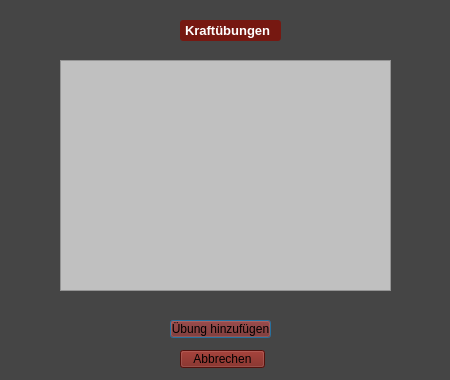
<?xml version="1.0" encoding="UTF-8"?>
<ui version="4.0">
 <class>Uebungsliste</class>
 <widget class="QDialog" name="Uebungsliste">
  <property name="geometry">
   <rect>
    <x>0</x>
    <y>0</y>
    <width>450</width>
    <height>380</height>
   </rect>
  </property>
  <property name="windowTitle">
   <string>Dialog</string>
  </property>
  <property name="styleSheet">
   <string notr="true">*{
	background-color: rgb(69, 69, 69);
	text-align: center;
}

#listWidget{
	background-color: rgb(192, 192, 192);
}

#Titel{
	color: white;
	background-color: #761811;
	font-size: 10pt;
	font-weight: bold;
	text-align: center;
	padding: 2px;
	border-radius: 3px;
}

#pushButton_Neu{
	background-color: #761811;
}

#pushButton_Abbrechen{
	background-color: #761811;
}</string>
  </property>
  <widget class="QListWidget" name="listWidget">
   <property name="geometry">
    <rect>
     <x>60</x>
     <y>60</y>
     <width>331</width>
     <height>231</height>
    </rect>
   </property>
  </widget>
  <widget class="QLabel" name="Titel">
   <property name="geometry">
    <rect>
     <x>180</x>
     <y>20</y>
     <width>101</width>
     <height>21</height>
    </rect>
   </property>
   <property name="text">
    <string>Kraftübungen</string>
   </property>
  </widget>
  <widget class="QPushButton" name="pushButton_Neu">
   <property name="geometry">
    <rect>
     <x>170</x>
     <y>320</y>
     <width>101</width>
     <height>18</height>
    </rect>
   </property>
   <property name="text">
    <string>Übung hinzufügen</string>
   </property>
  </widget>
  <widget class="QPushButton" name="pushButton_Abbrechen">
   <property name="geometry">
    <rect>
     <x>180</x>
     <y>350</y>
     <width>85</width>
     <height>18</height>
    </rect>
   </property>
   <property name="text">
    <string>Abbrechen</string>
   </property>
  </widget>
 </widget>
 <resources/>
 <connections/>
</ui>
